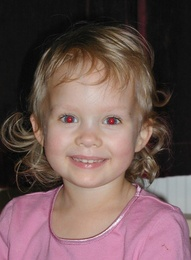
%> input picture DIP_lab/RedEyeCorrection/test.jpeg, 191 x 260 px, shrunk from 602 x 820 before the run
$ octave create_mask.m   (GNU Octave 9; MATLAB toolbox functions it lacks are replaced by stand-ins)
%> lines starting %> are read from the running program, lines starting %| are printed output that depends on the picture; in (x1, y1, x2, y2) boxes, pixels count from 0 and x2, y2 are one past the last pixel; in counts of white or black regions, pixels touching at a corner belong together; the program's own positions count from 1
### DIP_lab/RedEyeCorrection/code/division.m
function [tagimg,tag,xmin,xmax,ymin,ymax,b_count,tot_count] = division(bm)
%UNTITLED Summary of this function goes here
%   Detailed explanation goes here
tag = 0;
max_div = 10000;
xmin = zeros(max_div);
xmax = zeros(max_div);
ymin = zeros(max_div);
ymax = zeros(max_div);
b_count = zeros(max_div);
tot_count = zeros(max_div);
[m,n] = size(bm);
tagimg = zeros(m,n);
for i = 2:m-1
    for j = 2:n-1
        if bm(i,j) == 0 && tagimg(i,j) == 0
            s = CStack();
%             s=java.util.Stack();

            tag = tag + 1;
            tagimg(i,j) = tag;
            xmin(tag) = j;
            xmax(tag) = j;
            ymin(tag) = i;
            ymax(tag) = i;
            s.push([i,j]);
%             s.empty()
            while ~s.isempty()

                l = s.pop();
                xi = l(1);
                xj = l(2);

                xmin(tag) = min([xj,xmin(tag)]);
                xmax(tag) = max([xj,xmax(tag)]);
                ymin(tag) = min([xi,ymin(tag)]);
                ymax(tag) = max([xi,ymax(tag)]);
                tot_count(tag) = tot_count(tag) + 1;

                count = 0;
                if xi-1 >0 && xi-1 <=m && xj-1>0 && xj-1<=n&& bm(xi-1,xj-1) == 0 && tagimg(xi-1,xj-1) == 0
                    tagimg(xi-1,xj-1) = tag;
                    s.push([xi-1,xj-1]);
                    count  = count + 1;
                end
                if xi >0 && xi <=m && xj-1>0 &&xj-1<=n && bm(xi,xj-1) == 0 && tagimg(xi,xj-1) == 0
                    tagimg(xi,xj-1) = tag;
                    s.push([xi,xj-1]);
                    count  = count + 1;
                end
                if xi+1 >0 && xi+1 <=m && xj-1>0 &&xj-1<=n&& bm(xi+1,xj-1) == 0 && tagimg(xi+1,xj-1) == 0
                    tagimg(xi+1,xj-1) = tag;
                    s.push([xi+1,xj-1]);
                    count  = count + 1;
                end
                if xi-1 >0 && xi-1 <=m && xj>0 &&xj<=n&& bm(xi-1,xj) == 0 && tagimg(xi-1,xj) == 0
                    tagimg(xi-1,xj) = tag;
                    s.push([xi-1,xj]);
                    count  = count + 1;
                end
                if xi+1 >0 && xi+1 <=m && xj>0 &&xj<=n && bm(xi+1,xj) == 0 && tagimg(xi+1,xj) == 0
                    tagimg(xi+1,xj) = tag;
                    s.push([xi+1,xj]);
                    count  = count + 1;
                end
                if xi-1 >0 && xi-1 <=m && xj+1>0 &&xj+1<=n&& bm(xi-1,xj+1) == 0 && tagimg(xi-1,xj+1) == 0
                    tagimg(xi-1,xj+1) = tag;
                    s.push([xi-1,xj+1]);
                    count  = count + 1;
                end
                if xi >0 && xi <=m && xj+1>0 &&xj+1<=n&& bm(xi,xj+1) == 0 && tagimg(xi,xj+1) == 0
                    tagimg(xi,xj+1) = tag;
                    s.push([xi,xj+1]);
                    count  = count + 1;
                end
                if xi+1 >0 && xi+1 <=m && xj+1>0 &&xj+1<=n && bm(xi+1,xj+1) == 0 && tagimg(xi+1,xj+1) == 0
                    tagimg(xi+1,xj+1) = tag;
                    s.push([xi+1,xj+1]);
                    count  = count + 1;
                end
                if count ~= 8
                   b_count(tag) = b_count(tag) + 1;
                end

            end
        end
    end

end

xmin = xmin(1:tag);
xmax = xmax(1:tag);
ymin = ymin(1:tag);
ymax = ymax(1:tag);
b_count  = b_count(1:tag);
tot_count = tot_count(1:tag);

end

### DIP_lab/RedEyeCorrection/code/create_mask.m
% function []  = create_mask(iter)
%M Summary of this function goes here
%   Detailed explanation goes here
% iter = 7;
  img=['../test.jpeg'];
  im=imread(img);
%> im is the input picture: size 260x191x3 uint8; mean R, G, B 110.4, 86.4, 84.7
  [rows,cols,~] =size(im);
%> rows = 260; cols = 191
  % im=imresize(im,0.5);
  %%
%   lab = rgb2lab(im);

  % using lab color space and find red where a is greater than 25
  % red_mask=lab(:,:,2)<25;
  hsv = rgb2hsv(im);
%> hsv: size 260x191x3 double; mean H, S, V 0.264, 0.245, 0.434
skin_mask=zeros(rows,cols);
red_mask=zeros(rows,cols);
white_mask=zeros(rows,cols);
hsv(:,:,1)=hsv(:,:,1)*180;
%> hsv: size 260x191x3 double; mean H, S, V 47.6, 0.2, 0.4
hsv(:,:,2)=hsv(:,:,2)*255;
%> hsv: size 260x191x3 double; mean H, S, V 47.6, 62.5, 0.4
hsv(:,:,3)=hsv(:,:,3)*255;
%> hsv: size 260x191x3 double; mean H, S, V 47.6, 62.5, 110.6
Mycr =  zeros(3,3);
Mycr(1,:) = [0.257 0.504 0.098];
Mycr(2,:) = [-0.317 0.438 -0.121];
Mycr(3,:) = [0.439 -0.368 -0.071];
Add = [16 128 128]';
% ycr(:,:,:)=
for i=1:rows
  for j=1:cols
      M = Mycr*[double(im(i,j,1)) double(im(i,j,2)) double(im(i,j,3))]' + Add;
      Cg = M(2)*cos(30) + M(3)*sin(30) - 48;
      Cr = M(2)*sin(30) + M(3)*cos(30) + 80;
    if(im(i,j,1)>95 && im(i,j,2)>40 && im(i,j,3)>20 && (max(max(im(i,j,1), im(i,j,2)), im(i,j,3) ) - min(min( im(i,j,1), im(i,j,2)),   im(i,j,3) )) >15 && abs(im(i,j,1)-im(i,j,2)) >15 && im(i,j,1) >im(i,j,2) && im(i,j,1) > im(i,j,3) )
      skin_mask(i,j)=0;
    else
      skin_mask(i,j)=1;
    end
    if( ((hsv(i,j,1)>=0 && hsv(i,j,1) <=10) || (hsv(i,j,1) >=170 && hsv(i,j,1) <=180)) && hsv(i,j,2) > 130 && hsv(i,j,3) > 50  )
%     if double(im(i,j,1))^2/(im(i,j,2)^2 + im(i,j,3)^2 + 14) > 50 && ~(M(2) >= 123 && M(2)  <= 140 && M(3)>=136 && M(3) <= 217)
        red_mask(i,j)=0;
    else
      red_mask(i,j)=1;
    end

    if(abs(im(i,j,1)-im(i,j,2))<30 && abs(im(i,j,1)-im(i,j,3))<30 && abs(im(i,j,2)-im(i,j,3))<30 && im(i,j,1) >80 && im(i,j,2) > 80 && im(i,j,3) >80 )

%         sum(im(i,j,:))sum(
%         >60 && -10<=lab(i,j,2)<=10 && -10<=lab(i,j,3)<=10)
         white_mask(i,j)=0;
     else
         white_mask(i,j)=1;
     end
  end
end
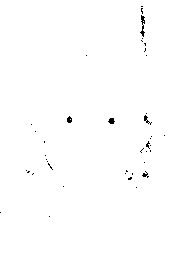
%> red_mask: size 260x191 double; values 0 (black) and 1 (white), 99.5% white; black in thin lines or dots, all inside (x1, y1, x2, y2) = (0, 6, 165, 217)
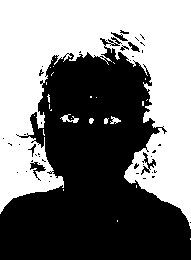
%> skin_mask: size 260x191 double; values 0 (black) and 1 (white), 47.9% white; 26 white regions (21 under 20 px), largest, box (x1, y1, x2, y2) and area: (0, 0, 191, 229) 23566, (60, 114, 79, 123) 75, (110, 116, 121, 124) 45, (89, 118, 94, 124) 23, (104, 118, 109, 124) 22
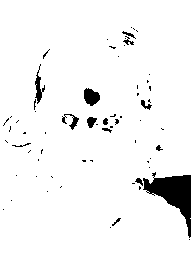
%> white_mask: size 260x191 double; values 0 (black) and 1 (white), 95.4% white; 65 black regions (51 under 20 px), largest, box (x1, y1, x2, y2) and area: (143, 172, 191, 238) 1293, (84, 88, 100, 106) 204, (35, 64, 45, 104) 147

SE=strel('rectangle',[3 3]);
BW1=imdilate(red_mask,SE);
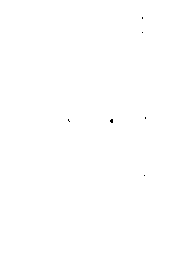
%> BW1: size 260x191 double; values 0 (black) and 1 (white), 100% white; black in thin lines or dots, all inside (x1, y1, x2, y2) = (68, 17, 146, 176)
red=imerode(BW1,SE);
%> red: size 260x191 double; values 0 (black) and 1 (white), 99.8% white; 6 black regions (5 under 20 px), largest, box (x1, y1, x2, y2) and area: (109, 118, 114, 124) 28
%> the run ends on the next line
% [4 lines of commented-out code are left out]
skin = skin_mask;
white = white_mask;

% [11 lines of commented-out code are left out]

 [tagimg,tag,xmin,xmax,ymin,ymax,P,A_r]=division(red);
